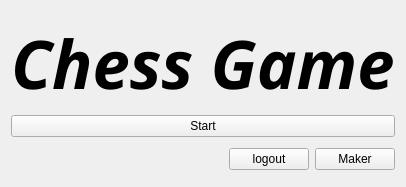
<?xml version="1.0" encoding="UTF-8"?>
<ui version="4.0">
 <class>menu</class>
 <widget class="QWidget" name="menu">
  <property name="geometry">
   <rect>
    <x>0</x>
    <y>0</y>
    <width>401</width>
    <height>187</height>
   </rect>
  </property>
  <property name="windowTitle">
   <string>The Lobby</string>
  </property>
  <layout class="QGridLayout" name="gridLayout">
   <item row="1" column="2">
    <spacer name="horizontalSpacer_2">
     <property name="orientation">
      <enum>Qt::Horizontal</enum>
     </property>
     <property name="sizeHint" stdset="0">
      <size>
       <width>40</width>
       <height>20</height>
      </size>
     </property>
    </spacer>
   </item>
   <item row="11" column="1">
    <spacer name="verticalSpacer_3">
     <property name="orientation">
      <enum>Qt::Vertical</enum>
     </property>
     <property name="sizeHint" stdset="0">
      <size>
       <width>20</width>
       <height>40</height>
      </size>
     </property>
    </spacer>
   </item>
   <item row="6" column="1">
    <spacer name="verticalSpacer">
     <property name="orientation">
      <enum>Qt::Vertical</enum>
     </property>
     <property name="sizeHint" stdset="0">
      <size>
       <width>20</width>
       <height>40</height>
      </size>
     </property>
    </spacer>
   </item>
   <item row="9" column="1" rowspan="2">
    <layout class="QHBoxLayout" name="horizontalLayout">
     <item>
      <widget class="QLabel" name="login_status">
       <property name="font">
        <font>
         <family>Arial</family>
         <pointsize>7</pointsize>
         <italic>true</italic>
        </font>
       </property>
       <property name="text">
        <string/>
       </property>
      </widget>
     </item>
     <item>
      <spacer name="horizontalSpacer">
       <property name="orientation">
        <enum>Qt::Horizontal</enum>
       </property>
       <property name="sizeHint" stdset="0">
        <size>
         <width>40</width>
         <height>20</height>
        </size>
       </property>
      </spacer>
     </item>
     <item>
      <widget class="QPushButton" name="logout">
       <property name="text">
        <string>logout</string>
       </property>
      </widget>
     </item>
     <item>
      <widget class="QPushButton" name="maker">
       <property name="text">
        <string>Maker</string>
       </property>
      </widget>
     </item>
    </layout>
   </item>
   <item row="1" column="0">
    <spacer name="horizontalSpacer_3">
     <property name="orientation">
      <enum>Qt::Horizontal</enum>
     </property>
     <property name="sizeHint" stdset="0">
      <size>
       <width>40</width>
       <height>20</height>
      </size>
     </property>
    </spacer>
   </item>
   <item row="3" column="1">
    <widget class="QPushButton" name="start">
     <property name="text">
      <string>Start</string>
     </property>
    </widget>
   </item>
   <item row="1" column="1">
    <widget class="QLabel" name="label">
     <property name="font">
      <font>
       <family>Bahnschrift SemiBold</family>
       <pointsize>50</pointsize>
       <weight>75</weight>
       <italic>true</italic>
       <bold>true</bold>
      </font>
     </property>
     <property name="text">
      <string>Chess Game</string>
     </property>
    </widget>
   </item>
   <item row="0" column="1">
    <spacer name="verticalSpacer_2">
     <property name="orientation">
      <enum>Qt::Vertical</enum>
     </property>
     <property name="sizeHint" stdset="0">
      <size>
       <width>20</width>
       <height>40</height>
      </size>
     </property>
    </spacer>
   </item>
  </layout>
 </widget>
 <resources/>
 <connections/>
</ui>
